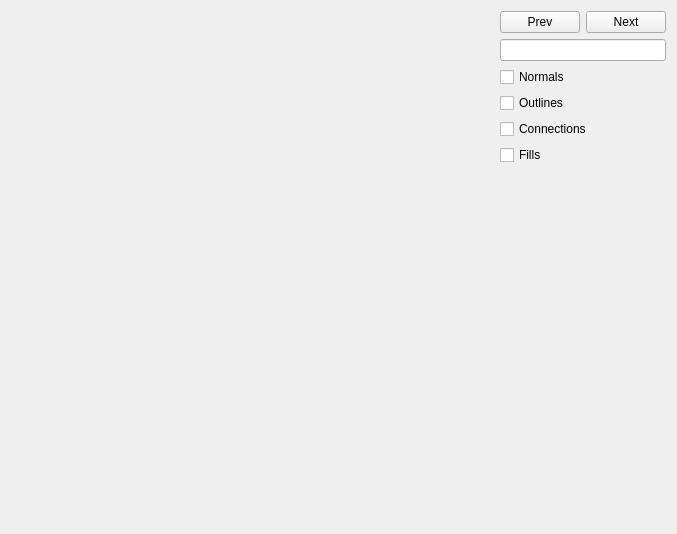
<?xml version="1.0" encoding="UTF-8"?>
<ui version="4.0">
 <comment>
 b9slice.ui
 
 Copyright 2014 Daniel Olsen
 Copyright 2011-2012 B9Creations, LLC
 
 This file is part of qPAM
 
   qPAM is free software: you can redistribute it and/or modify
   it under the terms of the GNU General Public License as published by
   the Free Software Foundation, either version 3 of the License, or
   (at your option) any later version.
 
   qPAM is distributed in the hope that it will be useful,
   but WITHOUT ANY WARRANTY; without even the implied warranty of
   MERCHANTABILITY or FITNESS FOR A PARTICULAR PURPOSE.  See the
   GNU General Public License for more details.
 
   You should have received a copy of the GNU General Public License
   along with qPAM.  If not, see http://www.gnu.org/licenses.
 </comment>
 <class>Form</class>
 <widget class="QWidget" name="Form">
  <property name="geometry">
   <rect>
    <x>0</x>
    <y>0</y>
    <width>677</width>
    <height>534</height>
   </rect>
  </property>
  <property name="windowTitle">
   <string>Slice Viewer</string>
  </property>
  <layout class="QHBoxLayout" name="horizontalLayout">
   <item>
    <layout class="QVBoxLayout" name="debuglayout">
     <item>
      <spacer name="horizontalSpacer">
       <property name="orientation">
        <enum>Qt::Horizontal</enum>
       </property>
       <property name="sizeType">
        <enum>QSizePolicy::Expanding</enum>
       </property>
       <property name="sizeHint" stdset="0">
        <size>
         <width>200</width>
         <height>0</height>
        </size>
       </property>
      </spacer>
     </item>
    </layout>
   </item>
   <item>
    <layout class="QVBoxLayout" name="verticalLayout">
     <property name="sizeConstraint">
      <enum>QLayout::SetDefaultConstraint</enum>
     </property>
     <item>
      <layout class="QHBoxLayout" name="horizontalLayout_2">
       <item>
        <widget class="QPushButton" name="pushButton">
         <property name="text">
          <string>Prev</string>
         </property>
         <property name="autoRepeat">
          <bool>true</bool>
         </property>
         <property name="autoRepeatInterval">
          <number>10</number>
         </property>
        </widget>
       </item>
       <item>
        <widget class="QPushButton" name="pushButton_2">
         <property name="text">
          <string>Next</string>
         </property>
         <property name="autoRepeat">
          <bool>true</bool>
         </property>
         <property name="autoRepeatInterval">
          <number>10</number>
         </property>
        </widget>
       </item>
      </layout>
     </item>
     <item>
      <widget class="QLineEdit" name="slicepick">
       <property name="sizePolicy">
        <sizepolicy hsizetype="Minimum" vsizetype="Fixed">
         <horstretch>0</horstretch>
         <verstretch>0</verstretch>
        </sizepolicy>
       </property>
       <property name="text">
        <string/>
       </property>
      </widget>
     </item>
     <item>
      <widget class="QCheckBox" name="normalBox">
       <property name="text">
        <string>Normals</string>
       </property>
      </widget>
     </item>
     <item>
      <widget class="QCheckBox" name="OutlineBox">
       <property name="text">
        <string>Outlines</string>
       </property>
      </widget>
     </item>
     <item>
      <widget class="QCheckBox" name="ConnectionBox">
       <property name="text">
        <string>Connections</string>
       </property>
      </widget>
     </item>
     <item>
      <widget class="QCheckBox" name="FillBox">
       <property name="text">
        <string>Fills</string>
       </property>
      </widget>
     </item>
     <item>
      <spacer name="verticalSpacer">
       <property name="orientation">
        <enum>Qt::Vertical</enum>
       </property>
       <property name="sizeType">
        <enum>QSizePolicy::Expanding</enum>
       </property>
       <property name="sizeHint" stdset="0">
        <size>
         <width>20</width>
         <height>40</height>
        </size>
       </property>
      </spacer>
     </item>
    </layout>
   </item>
  </layout>
 </widget>
 <resources/>
 <connections>
  <connection>
   <sender>slicepick</sender>
   <signal>textEdited(QString)</signal>
   <receiver>Form</receiver>
   <slot>GoToSlice(QString)</slot>
   <hints>
    <hint type="sourcelabel">
     <x>1075</x>
     <y>53</y>
    </hint>
    <hint type="destinationlabel">
     <x>499</x>
     <y>112</y>
    </hint>
   </hints>
  </connection>
  <connection>
   <sender>pushButton</sender>
   <signal>clicked()</signal>
   <receiver>Form</receiver>
   <slot>PrevSlice()</slot>
   <hints>
    <hint type="sourcelabel">
     <x>1054</x>
     <y>23</y>
    </hint>
    <hint type="destinationlabel">
     <x>497</x>
     <y>62</y>
    </hint>
   </hints>
  </connection>
  <connection>
   <sender>pushButton_2</sender>
   <signal>clicked()</signal>
   <receiver>Form</receiver>
   <slot>NextSlice()</slot>
   <hints>
    <hint type="sourcelabel">
     <x>1156</x>
     <y>20</y>
    </hint>
    <hint type="destinationlabel">
     <x>497</x>
     <y>168</y>
    </hint>
   </hints>
  </connection>
  <connection>
   <sender>normalBox</sender>
   <signal>stateChanged(int)</signal>
   <receiver>Form</receiver>
   <slot>RefreshOptions()</slot>
   <hints>
    <hint type="sourcelabel">
     <x>1065</x>
     <y>75</y>
    </hint>
    <hint type="destinationlabel">
     <x>1037</x>
     <y>90</y>
    </hint>
   </hints>
  </connection>
  <connection>
   <sender>OutlineBox</sender>
   <signal>stateChanged(int)</signal>
   <receiver>Form</receiver>
   <slot>RefreshOptions()</slot>
   <hints>
    <hint type="sourcelabel">
     <x>1087</x>
     <y>99</y>
    </hint>
    <hint type="destinationlabel">
     <x>1036</x>
     <y>124</y>
    </hint>
   </hints>
  </connection>
  <connection>
   <sender>ConnectionBox</sender>
   <signal>stateChanged(int)</signal>
   <receiver>Form</receiver>
   <slot>RefreshOptions()</slot>
   <hints>
    <hint type="sourcelabel">
     <x>1104</x>
     <y>120</y>
    </hint>
    <hint type="destinationlabel">
     <x>1039</x>
     <y>190</y>
    </hint>
   </hints>
  </connection>
  <connection>
   <sender>FillBox</sender>
   <signal>stateChanged(int)</signal>
   <receiver>Form</receiver>
   <slot>RefreshOptions()</slot>
   <hints>
    <hint type="sourcelabel">
     <x>1077</x>
     <y>143</y>
    </hint>
    <hint type="destinationlabel">
     <x>1037</x>
     <y>230</y>
    </hint>
   </hints>
  </connection>
 </connections>
 <slots>
  <slot>GoToSlice(QString)</slot>
  <slot>NextSlice()</slot>
  <slot>PrevSlice()</slot>
  <slot>RefreshOptions()</slot>
 </slots>
</ui>
